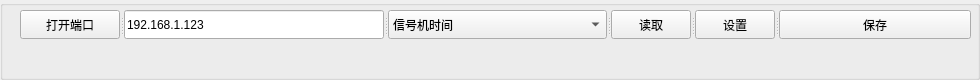
        <widget class="QGroupBox" name="groupBox_test">
         <property name="sizePolicy">
          <sizepolicy hsizetype="Preferred" vsizetype="Preferred">
           <horstretch>0</horstretch>
           <verstretch>0</verstretch>
          </sizepolicy>
         </property>
         <property name="minimumSize">
          <size>
           <width>0</width>
           <height>80</height>
          </size>
         </property>
         <property name="title">
          <string/>
         </property>
         <widget class="QSplitter" name="splitter">
          <property name="geometry">
           <rect>
            <x>20</x>
            <y>10</y>
            <width>951</width>
            <height>29</height>
           </rect>
          </property>
          <property name="orientation">
           <enum>Qt::Horizontal</enum>
          </property>
          <widget class="QPushButton" name="pushButton_OpenSocket">
           <property name="maximumSize">
            <size>
             <width>100</width>
             <height>16777215</height>
            </size>
           </property>
           <property name="text">
            <string>打开端口</string>
           </property>
          </widget>
          <widget class="QLineEdit" name="lineEdit_ipStr">
           <property name="text">
            <string>192.168.1.123</string>
           </property>
          </widget>
          <widget class="QComboBox" name="comboBox_OP">
           <item>
            <property name="text">
             <string>信号机时间</string>
            </property>
           </item>
           <item>
            <property name="text">
             <string>调度计划表</string>
            </property>
           </item>
           <item>
            <property name="text">
             <string>时段表</string>
            </property>
           </item>
           <item>
            <property name="text">
             <string>动作表</string>
            </property>
           </item>
           <item>
            <property name="text">
             <string>方案表</string>
            </property>
           </item>
           <item>
            <property name="text">
             <string>绿信比</string>
            </property>
           </item>
           <item>
            <property name="text">
             <string>相序表</string>
            </property>
           </item>
           <item>
            <property name="text">
             <string>相位表</string>
            </property>
           </item>
           <item>
            <property name="text">
             <string>通道表</string>
            </property>
           </item>
           <item>
            <property name="text">
             <string>单元参数</string>
            </property>
           </item>
           <item>
            <property name="text">
             <string>协调参数</string>
            </property>
           </item>
           <item>
            <property name="text">
             <string>跟随相位表</string>
            </property>
           </item>
           <item>
            <property name="text">
             <string>设备信息</string>
            </property>
           </item>
           <item>
            <property name="text">
             <string>基础信息</string>
            </property>
           </item>
           <item>
            <property name="text">
             <string>行人检测器</string>
            </property>
           </item>
          </widget>
          <widget class="QPushButton" name="pushButton_Read">
           <property name="maximumSize">
            <size>
             <width>80</width>
             <height>16777215</height>
            </size>
           </property>
           <property name="text">
            <string>读取</string>
           </property>
          </widget>
          <widget class="QPushButton" name="pushButton_Set">
           <property name="maximumSize">
            <size>
             <width>80</width>
             <height>16777215</height>
            </size>
           </property>
           <property name="text">
            <string>设置</string>
           </property>
          </widget>
          <widget class="QPushButton" name="pushButton_Save">
           <property name="maximumSize">
            <size>
             <width>200</width>
             <height>16777215</height>
            </size>
           </property>
           <property name="text">
            <string>保存</string>
           </property>
          </widget>
         </widget>
        </widget>
